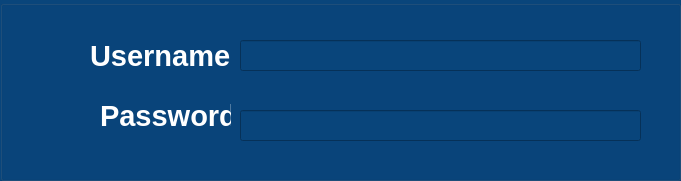
       <widget class="QGroupBox" name="groupBox">
        <property name="geometry">
         <rect>
          <x>220</x>
          <y>420</y>
          <width>681</width>
          <height>181</height>
         </rect>
        </property>
        <property name="sizePolicy">
         <sizepolicy hsizetype="Ignored" vsizetype="Ignored">
          <horstretch>1</horstretch>
          <verstretch>1</verstretch>
         </sizepolicy>
        </property>
        <property name="palette">
         <palette>
          <active>
           <colorrole role="WindowText">
            <brush brushstyle="SolidPattern">
             <color alpha="255">
              <red>255</red>
              <green>255</green>
              <blue>255</blue>
             </color>
            </brush>
           </colorrole>
           <colorrole role="Button">
            <brush brushstyle="SolidPattern">
             <color alpha="255">
              <red>9</red>
              <green>69</green>
              <blue>123</blue>
             </color>
            </brush>
           </colorrole>
           <colorrole role="Text">
            <brush brushstyle="SolidPattern">
             <color alpha="255">
              <red>255</red>
              <green>255</green>
              <blue>255</blue>
             </color>
            </brush>
           </colorrole>
           <colorrole role="ButtonText">
            <brush brushstyle="SolidPattern">
             <color alpha="255">
              <red>255</red>
              <green>255</green>
              <blue>255</blue>
             </color>
            </brush>
           </colorrole>
           <colorrole role="Base">
            <brush brushstyle="SolidPattern">
             <color alpha="255">
              <red>9</red>
              <green>69</green>
              <blue>123</blue>
             </color>
            </brush>
           </colorrole>
           <colorrole role="Window">
            <brush brushstyle="SolidPattern">
             <color alpha="255">
              <red>9</red>
              <green>69</green>
              <blue>123</blue>
             </color>
            </brush>
           </colorrole>
           <colorrole role="PlaceholderText">
            <brush brushstyle="SolidPattern">
             <color alpha="128">
              <red>255</red>
              <green>255</green>
              <blue>255</blue>
             </color>
            </brush>
           </colorrole>
          </active>
          <inactive>
           <colorrole role="WindowText">
            <brush brushstyle="SolidPattern">
             <color alpha="255">
              <red>255</red>
              <green>255</green>
              <blue>255</blue>
             </color>
            </brush>
           </colorrole>
           <colorrole role="Button">
            <brush brushstyle="SolidPattern">
             <color alpha="255">
              <red>9</red>
              <green>69</green>
              <blue>123</blue>
             </color>
            </brush>
           </colorrole>
           <colorrole role="Text">
            <brush brushstyle="SolidPattern">
             <color alpha="255">
              <red>255</red>
              <green>255</green>
              <blue>255</blue>
             </color>
            </brush>
           </colorrole>
           <colorrole role="ButtonText">
            <brush brushstyle="SolidPattern">
             <color alpha="255">
              <red>255</red>
              <green>255</green>
              <blue>255</blue>
             </color>
            </brush>
           </colorrole>
           <colorrole role="Base">
            <brush brushstyle="SolidPattern">
             <color alpha="255">
              <red>9</red>
              <green>69</green>
              <blue>123</blue>
             </color>
            </brush>
           </colorrole>
           <colorrole role="Window">
            <brush brushstyle="SolidPattern">
             <color alpha="255">
              <red>9</red>
              <green>69</green>
              <blue>123</blue>
             </color>
            </brush>
           </colorrole>
           <colorrole role="PlaceholderText">
            <brush brushstyle="SolidPattern">
             <color alpha="128">
              <red>255</red>
              <green>255</green>
              <blue>255</blue>
             </color>
            </brush>
           </colorrole>
          </inactive>
          <disabled>
           <colorrole role="Button">
            <brush brushstyle="SolidPattern">
             <color alpha="255">
              <red>9</red>
              <green>69</green>
              <blue>123</blue>
             </color>
            </brush>
           </colorrole>
           <colorrole role="Base">
            <brush brushstyle="SolidPattern">
             <color alpha="255">
              <red>9</red>
              <green>69</green>
              <blue>123</blue>
             </color>
            </brush>
           </colorrole>
           <colorrole role="Window">
            <brush brushstyle="SolidPattern">
             <color alpha="255">
              <red>9</red>
              <green>69</green>
              <blue>123</blue>
             </color>
            </brush>
           </colorrole>
           <colorrole role="PlaceholderText">
            <brush brushstyle="SolidPattern">
             <color alpha="128">
              <red>255</red>
              <green>255</green>
              <blue>255</blue>
             </color>
            </brush>
           </colorrole>
          </disabled>
         </palette>
        </property>
        <property name="font">
         <font>
          <pointsize>18</pointsize>
          <bold>false</bold>
         </font>
        </property>
        <property name="title">
         <string/>
        </property>
        <widget class="QLineEdit" name="lineEdit">
         <property name="geometry">
          <rect>
           <x>240</x>
           <y>40</y>
           <width>401</width>
           <height>31</height>
          </rect>
         </property>
         <property name="sizePolicy">
          <sizepolicy hsizetype="Expanding" vsizetype="Expanding">
           <horstretch>1</horstretch>
           <verstretch>1</verstretch>
          </sizepolicy>
         </property>
         <property name="palette">
          <palette>
           <active>
            <colorrole role="WindowText">
             <brush brushstyle="SolidPattern">
              <color alpha="255">
               <red>255</red>
               <green>255</green>
               <blue>255</blue>
              </color>
             </brush>
            </colorrole>
            <colorrole role="Button">
             <brush brushstyle="SolidPattern">
              <color alpha="255">
               <red>9</red>
               <green>69</green>
               <blue>123</blue>
              </color>
             </brush>
            </colorrole>
            <colorrole role="Text">
             <brush brushstyle="SolidPattern">
              <color alpha="255">
               <red>255</red>
               <green>255</green>
               <blue>255</blue>
              </color>
             </brush>
            </colorrole>
            <colorrole role="ButtonText">
             <brush brushstyle="SolidPattern">
              <color alpha="255">
               <red>255</red>
               <green>255</green>
               <blue>255</blue>
              </color>
             </brush>
            </colorrole>
            <colorrole role="Base">
             <brush brushstyle="SolidPattern">
              <color alpha="255">
               <red>9</red>
               <green>69</green>
               <blue>123</blue>
              </color>
             </brush>
            </colorrole>
            <colorrole role="Window">
             <brush brushstyle="SolidPattern">
              <color alpha="255">
               <red>9</red>
               <green>69</green>
               <blue>123</blue>
              </color>
             </brush>
            </colorrole>
            <colorrole role="PlaceholderText">
             <brush brushstyle="SolidPattern">
              <color alpha="128">
               <red>255</red>
               <green>255</green>
               <blue>255</blue>
              </color>
             </brush>
            </colorrole>
           </active>
           <inactive>
            <colorrole role="WindowText">
             <brush brushstyle="SolidPattern">
              <color alpha="255">
               <red>255</red>
               <green>255</green>
               <blue>255</blue>
              </color>
             </brush>
            </colorrole>
            <colorrole role="Button">
             <brush brushstyle="SolidPattern">
              <color alpha="255">
               <red>9</red>
               <green>69</green>
               <blue>123</blue>
              </color>
             </brush>
            </colorrole>
            <colorrole role="Text">
             <brush brushstyle="SolidPattern">
              <color alpha="255">
               <red>255</red>
               <green>255</green>
               <blue>255</blue>
              </color>
             </brush>
            </colorrole>
            <colorrole role="ButtonText">
             <brush brushstyle="SolidPattern">
              <color alpha="255">
               <red>255</red>
               <green>255</green>
               <blue>255</blue>
              </color>
             </brush>
            </colorrole>
            <colorrole role="Base">
             <brush brushstyle="SolidPattern">
              <color alpha="255">
               <red>9</red>
               <green>69</green>
               <blue>123</blue>
              </color>
             </brush>
            </colorrole>
            <colorrole role="Window">
             <brush brushstyle="SolidPattern">
              <color alpha="255">
               <red>9</red>
               <green>69</green>
               <blue>123</blue>
              </color>
             </brush>
            </colorrole>
            <colorrole role="PlaceholderText">
             <brush brushstyle="SolidPattern">
              <color alpha="128">
               <red>255</red>
               <green>255</green>
               <blue>255</blue>
              </color>
             </brush>
            </colorrole>
           </inactive>
           <disabled>
            <colorrole role="Button">
             <brush brushstyle="SolidPattern">
              <color alpha="255">
               <red>9</red>
               <green>69</green>
               <blue>123</blue>
              </color>
             </brush>
            </colorrole>
            <colorrole role="Base">
             <brush brushstyle="SolidPattern">
              <color alpha="255">
               <red>9</red>
               <green>69</green>
               <blue>123</blue>
              </color>
             </brush>
            </colorrole>
            <colorrole role="Window">
             <brush brushstyle="SolidPattern">
              <color alpha="255">
               <red>9</red>
               <green>69</green>
               <blue>123</blue>
              </color>
             </brush>
            </colorrole>
            <colorrole role="PlaceholderText">
             <brush brushstyle="SolidPattern">
              <color alpha="128">
               <red>255</red>
               <green>255</green>
               <blue>255</blue>
              </color>
             </brush>
            </colorrole>
           </disabled>
          </palette>
         </property>
        </widget>
        <widget class="QLineEdit" name="lineEdit_2">
         <property name="geometry">
          <rect>
           <x>240</x>
           <y>110</y>
           <width>401</width>
           <height>31</height>
          </rect>
         </property>
         <property name="sizePolicy">
          <sizepolicy hsizetype="Expanding" vsizetype="Expanding">
           <horstretch>1</horstretch>
           <verstretch>1</verstretch>
          </sizepolicy>
         </property>
         <property name="palette">
          <palette>
           <active>
            <colorrole role="WindowText">
             <brush brushstyle="SolidPattern">
              <color alpha="255">
               <red>255</red>
               <green>255</green>
               <blue>255</blue>
              </color>
             </brush>
            </colorrole>
            <colorrole role="Button">
             <brush brushstyle="SolidPattern">
              <color alpha="255">
               <red>9</red>
               <green>69</green>
               <blue>123</blue>
              </color>
             </brush>
            </colorrole>
            <colorrole role="Text">
             <brush brushstyle="SolidPattern">
              <color alpha="255">
               <red>255</red>
               <green>255</green>
               <blue>255</blue>
              </color>
             </brush>
            </colorrole>
            <colorrole role="ButtonText">
             <brush brushstyle="SolidPattern">
              <color alpha="255">
               <red>255</red>
               <green>255</green>
               <blue>255</blue>
              </color>
             </brush>
            </colorrole>
            <colorrole role="Base">
             <brush brushstyle="SolidPattern">
              <color alpha="255">
               <red>9</red>
               <green>69</green>
               <blue>123</blue>
              </color>
             </brush>
            </colorrole>
            <colorrole role="Window">
             <brush brushstyle="SolidPattern">
              <color alpha="255">
               <red>9</red>
               <green>69</green>
               <blue>123</blue>
              </color>
             </brush>
            </colorrole>
            <colorrole role="PlaceholderText">
             <brush brushstyle="SolidPattern">
              <color alpha="128">
               <red>255</red>
               <green>255</green>
               <blue>255</blue>
              </color>
             </brush>
            </colorrole>
           </active>
           <inactive>
            <colorrole role="WindowText">
             <brush brushstyle="SolidPattern">
              <color alpha="255">
               <red>255</red>
               <green>255</green>
               <blue>255</blue>
              </color>
             </brush>
            </colorrole>
            <colorrole role="Button">
             <brush brushstyle="SolidPattern">
              <color alpha="255">
               <red>9</red>
               <green>69</green>
               <blue>123</blue>
              </color>
             </brush>
            </colorrole>
            <colorrole role="Text">
             <brush brushstyle="SolidPattern">
              <color alpha="255">
               <red>255</red>
               <green>255</green>
               <blue>255</blue>
              </color>
             </brush>
            </colorrole>
            <colorrole role="ButtonText">
             <brush brushstyle="SolidPattern">
              <color alpha="255">
               <red>255</red>
               <green>255</green>
               <blue>255</blue>
              </color>
             </brush>
            </colorrole>
            <colorrole role="Base">
             <brush brushstyle="SolidPattern">
              <color alpha="255">
               <red>9</red>
               <green>69</green>
               <blue>123</blue>
              </color>
             </brush>
            </colorrole>
            <colorrole role="Window">
             <brush brushstyle="SolidPattern">
              <color alpha="255">
               <red>9</red>
               <green>69</green>
               <blue>123</blue>
              </color>
             </brush>
            </colorrole>
            <colorrole role="PlaceholderText">
             <brush brushstyle="SolidPattern">
              <color alpha="128">
               <red>255</red>
               <green>255</green>
               <blue>255</blue>
              </color>
             </brush>
            </colorrole>
           </inactive>
           <disabled>
            <colorrole role="Button">
             <brush brushstyle="SolidPattern">
              <color alpha="255">
               <red>9</red>
               <green>69</green>
               <blue>123</blue>
              </color>
             </brush>
            </colorrole>
            <colorrole role="Base">
             <brush brushstyle="SolidPattern">
              <color alpha="255">
               <red>9</red>
               <green>69</green>
               <blue>123</blue>
              </color>
             </brush>
            </colorrole>
            <colorrole role="Window">
             <brush brushstyle="SolidPattern">
              <color alpha="255">
               <red>9</red>
               <green>69</green>
               <blue>123</blue>
              </color>
             </brush>
            </colorrole>
            <colorrole role="PlaceholderText">
             <brush brushstyle="SolidPattern">
              <color alpha="128">
               <red>255</red>
               <green>255</green>
               <blue>255</blue>
              </color>
             </brush>
            </colorrole>
           </disabled>
          </palette>
         </property>
         <property name="echoMode">
          <enum>QLineEdit::Password</enum>
         </property>
        </widget>
        <widget class="QLabel" name="label_13">
         <property name="geometry">
          <rect>
           <x>10</x>
           <y>30</y>
           <width>61</width>
           <height>61</height>
          </rect>
         </property>
         <property name="sizePolicy">
          <sizepolicy hsizetype="Expanding" vsizetype="Expanding">
           <horstretch>1</horstretch>
           <verstretch>0</verstretch>
          </sizepolicy>
         </property>
         <property name="text">
          <string/>
         </property>
         <property name="pixmap">
          <pixmap>GUI/photos/Person.PNG</pixmap>
         </property>
         <property name="scaledContents">
          <bool>true</bool>
         </property>
        </widget>
        <widget class="QLabel" name="label_31">
         <property name="geometry">
          <rect>
           <x>10</x>
           <y>100</y>
           <width>61</width>
           <height>61</height>
          </rect>
         </property>
         <property name="sizePolicy">
          <sizepolicy hsizetype="Preferred" vsizetype="Preferred">
           <horstretch>1</horstretch>
           <verstretch>0</verstretch>
          </sizepolicy>
         </property>
         <property name="text">
          <string/>
         </property>
         <property name="pixmap">
          <pixmap>GUI/photos/Untitled (150 × 150 px) (2).png</pixmap>
         </property>
         <property name="scaledContents">
          <bool>true</bool>
         </property>
        </widget>
        <widget class="QLabel" name="label_9">
         <property name="geometry">
          <rect>
           <x>100</x>
           <y>90</y>
           <width>131</width>
           <height>51</height>
          </rect>
         </property>
         <property name="sizePolicy">
          <sizepolicy hsizetype="Ignored" vsizetype="Ignored">
           <horstretch>1</horstretch>
           <verstretch>1</verstretch>
          </sizepolicy>
         </property>
         <property name="palette">
          <palette>
           <active>
            <colorrole role="WindowText">
             <brush brushstyle="SolidPattern">
              <color alpha="255">
               <red>255</red>
               <green>255</green>
               <blue>255</blue>
              </color>
             </brush>
            </colorrole>
            <colorrole role="Button">
             <brush brushstyle="SolidPattern">
              <color alpha="255">
               <red>9</red>
               <green>69</green>
               <blue>123</blue>
              </color>
             </brush>
            </colorrole>
            <colorrole role="Text">
             <brush brushstyle="SolidPattern">
              <color alpha="255">
               <red>255</red>
               <green>255</green>
               <blue>255</blue>
              </color>
             </brush>
            </colorrole>
            <colorrole role="ButtonText">
             <brush brushstyle="SolidPattern">
              <color alpha="255">
               <red>255</red>
               <green>255</green>
               <blue>255</blue>
              </color>
             </brush>
            </colorrole>
            <colorrole role="Base">
             <brush brushstyle="SolidPattern">
              <color alpha="255">
               <red>9</red>
               <green>69</green>
               <blue>123</blue>
              </color>
             </brush>
            </colorrole>
            <colorrole role="Window">
             <brush brushstyle="SolidPattern">
              <color alpha="255">
               <red>9</red>
               <green>69</green>
               <blue>123</blue>
              </color>
             </brush>
            </colorrole>
            <colorrole role="PlaceholderText">
             <brush brushstyle="SolidPattern">
              <color alpha="128">
               <red>255</red>
               <green>255</green>
               <blue>255</blue>
              </color>
             </brush>
            </colorrole>
           </active>
           <inactive>
            <colorrole role="WindowText">
             <brush brushstyle="SolidPattern">
              <color alpha="255">
               <red>255</red>
               <green>255</green>
               <blue>255</blue>
              </color>
             </brush>
            </colorrole>
            <colorrole role="Button">
             <brush brushstyle="SolidPattern">
              <color alpha="255">
               <red>9</red>
               <green>69</green>
               <blue>123</blue>
              </color>
             </brush>
            </colorrole>
            <colorrole role="Text">
             <brush brushstyle="SolidPattern">
              <color alpha="255">
               <red>255</red>
               <green>255</green>
               <blue>255</blue>
              </color>
             </brush>
            </colorrole>
            <colorrole role="ButtonText">
             <brush brushstyle="SolidPattern">
              <color alpha="255">
               <red>255</red>
               <green>255</green>
               <blue>255</blue>
              </color>
             </brush>
            </colorrole>
            <colorrole role="Base">
             <brush brushstyle="SolidPattern">
              <color alpha="255">
               <red>9</red>
               <green>69</green>
               <blue>123</blue>
              </color>
             </brush>
            </colorrole>
            <colorrole role="Window">
             <brush brushstyle="SolidPattern">
              <color alpha="255">
               <red>9</red>
               <green>69</green>
               <blue>123</blue>
              </color>
             </brush>
            </colorrole>
            <colorrole role="PlaceholderText">
             <brush brushstyle="SolidPattern">
              <color alpha="128">
               <red>255</red>
               <green>255</green>
               <blue>255</blue>
              </color>
             </brush>
            </colorrole>
           </inactive>
           <disabled>
            <colorrole role="Button">
             <brush brushstyle="SolidPattern">
              <color alpha="255">
               <red>9</red>
               <green>69</green>
               <blue>123</blue>
              </color>
             </brush>
            </colorrole>
            <colorrole role="Base">
             <brush brushstyle="SolidPattern">
              <color alpha="255">
               <red>9</red>
               <green>69</green>
               <blue>123</blue>
              </color>
             </brush>
            </colorrole>
            <colorrole role="Window">
             <brush brushstyle="SolidPattern">
              <color alpha="255">
               <red>9</red>
               <green>69</green>
               <blue>123</blue>
              </color>
             </brush>
            </colorrole>
            <colorrole role="PlaceholderText">
             <brush brushstyle="SolidPattern">
              <color alpha="128">
               <red>255</red>
               <green>255</green>
               <blue>255</blue>
              </color>
             </brush>
            </colorrole>
           </disabled>
          </palette>
         </property>
         <property name="font">
          <font>
           <family>Segoe UI</family>
           <pointsize>22</pointsize>
           <bold>true</bold>
          </font>
         </property>
         <property name="text">
          <string>Password</string>
         </property>
        </widget>
        <widget class="QLabel" name="label_8">
         <property name="geometry">
          <rect>
           <x>90</x>
           <y>10</y>
           <width>151</width>
           <height>91</height>
          </rect>
         </property>
         <property name="sizePolicy">
          <sizepolicy hsizetype="Expanding" vsizetype="Expanding">
           <horstretch>1</horstretch>
           <verstretch>0</verstretch>
          </sizepolicy>
         </property>
         <property name="palette">
          <palette>
           <active>
            <colorrole role="WindowText">
             <brush brushstyle="SolidPattern">
              <color alpha="255">
               <red>255</red>
               <green>255</green>
               <blue>255</blue>
              </color>
             </brush>
            </colorrole>
            <colorrole role="Button">
             <brush brushstyle="SolidPattern">
              <color alpha="255">
               <red>9</red>
               <green>69</green>
               <blue>123</blue>
              </color>
             </brush>
            </colorrole>
            <colorrole role="Text">
             <brush brushstyle="SolidPattern">
              <color alpha="255">
               <red>255</red>
               <green>255</green>
               <blue>255</blue>
              </color>
             </brush>
            </colorrole>
            <colorrole role="ButtonText">
             <brush brushstyle="SolidPattern">
              <color alpha="255">
               <red>255</red>
               <green>255</green>
               <blue>255</blue>
              </color>
             </brush>
            </colorrole>
            <colorrole role="Base">
             <brush brushstyle="SolidPattern">
              <color alpha="255">
               <red>9</red>
               <green>69</green>
               <blue>123</blue>
              </color>
             </brush>
            </colorrole>
            <colorrole role="Window">
             <brush brushstyle="SolidPattern">
              <color alpha="255">
               <red>9</red>
               <green>69</green>
               <blue>123</blue>
              </color>
             </brush>
            </colorrole>
            <colorrole role="PlaceholderText">
             <brush brushstyle="SolidPattern">
              <color alpha="128">
               <red>255</red>
               <green>255</green>
               <blue>255</blue>
              </color>
             </brush>
            </colorrole>
           </active>
           <inactive>
            <colorrole role="WindowText">
             <brush brushstyle="SolidPattern">
              <color alpha="255">
               <red>255</red>
               <green>255</green>
               <blue>255</blue>
              </color>
             </brush>
            </colorrole>
            <colorrole role="Button">
             <brush brushstyle="SolidPattern">
              <color alpha="255">
               <red>9</red>
               <green>69</green>
               <blue>123</blue>
              </color>
             </brush>
            </colorrole>
            <colorrole role="Text">
             <brush brushstyle="SolidPattern">
              <color alpha="255">
               <red>255</red>
               <green>255</green>
               <blue>255</blue>
              </color>
             </brush>
            </colorrole>
            <colorrole role="ButtonText">
             <brush brushstyle="SolidPattern">
              <color alpha="255">
               <red>255</red>
               <green>255</green>
               <blue>255</blue>
              </color>
             </brush>
            </colorrole>
            <colorrole role="Base">
             <brush brushstyle="SolidPattern">
              <color alpha="255">
               <red>9</red>
               <green>69</green>
               <blue>123</blue>
              </color>
             </brush>
            </colorrole>
            <colorrole role="Window">
             <brush brushstyle="SolidPattern">
              <color alpha="255">
               <red>9</red>
               <green>69</green>
               <blue>123</blue>
              </color>
             </brush>
            </colorrole>
            <colorrole role="PlaceholderText">
             <brush brushstyle="SolidPattern">
              <color alpha="128">
               <red>255</red>
               <green>255</green>
               <blue>255</blue>
              </color>
             </brush>
            </colorrole>
           </inactive>
           <disabled>
            <colorrole role="Button">
             <brush brushstyle="SolidPattern">
              <color alpha="255">
               <red>9</red>
               <green>69</green>
               <blue>123</blue>
              </color>
             </brush>
            </colorrole>
            <colorrole role="Base">
             <brush brushstyle="SolidPattern">
              <color alpha="255">
               <red>9</red>
               <green>69</green>
               <blue>123</blue>
              </color>
             </brush>
            </colorrole>
            <colorrole role="Window">
             <brush brushstyle="SolidPattern">
              <color alpha="255">
               <red>9</red>
               <green>69</green>
               <blue>123</blue>
              </color>
             </brush>
            </colorrole>
            <colorrole role="PlaceholderText">
             <brush brushstyle="SolidPattern">
              <color alpha="128">
               <red>255</red>
               <green>255</green>
               <blue>255</blue>
              </color>
             </brush>
            </colorrole>
           </disabled>
          </palette>
         </property>
         <property name="font">
          <font>
           <family>Segoe UI</family>
           <pointsize>22</pointsize>
           <bold>true</bold>
          </font>
         </property>
         <property name="text">
          <string>Username</string>
         </property>
        </widget>
       </widget>
